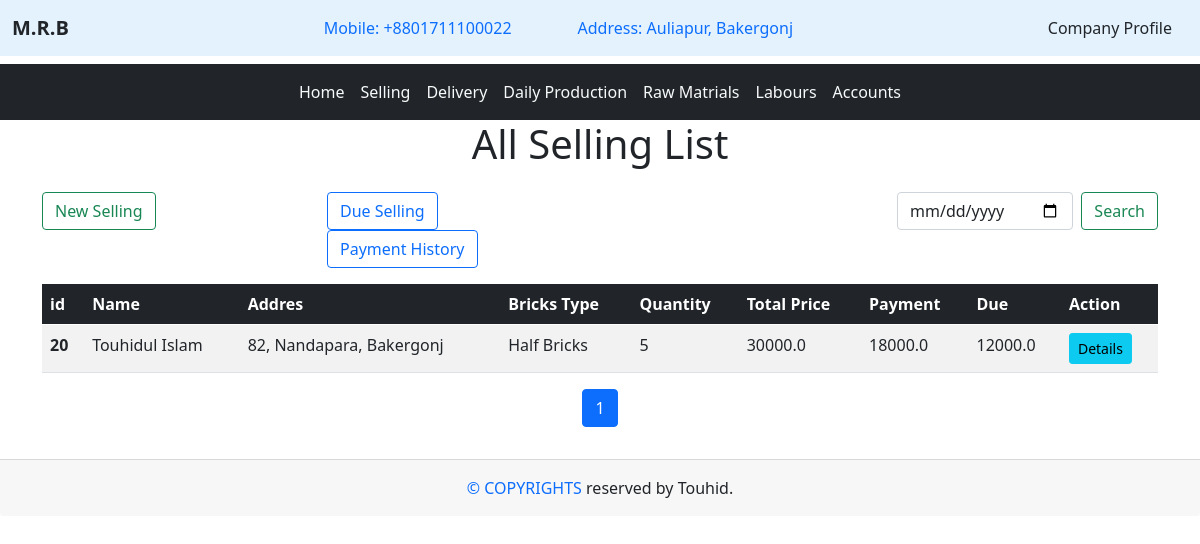
The page /selling/?queryset=20 (signed in) on the database its author committed.
### home/models.py (models this page shows, shortened)
class Company(models.Model):
    cname = models.TextField(max_length=20)
    cmobile = models.TextField(max_length=14)
    caddress = models.TextField(max_length=100)

### selling/models.py (models this page shows, shortened)
class Selling(models.Model):
    sell_type = (
        ('Instant Selling', 'Instant Selling'),
        ('Advance Selling', 'Advance Selling'),
    )
    brick = (
        ('Number 1', 'Number 1'),
        ('Number 2', 'Number 2'),
        ('Number 3', 'Number 3'),
        ('picked', 'picked'),
        ('Half Bricks', 'Half Bricks')
    )
    selling_type = models.CharField(choices = sell_type, max_length=50)
    Bricks_type = models.CharField(choices = brick, max_length=50)
    customer_name = models.CharField(max_length=50)
    customer_address = models.CharField(max_length=200)
    customer_mobile = models.IntegerField()
    product_rate = models.IntegerField()
    product_quantity = models.IntegerField()
    total_price = models.FloatField()
    payment = models.FloatField()
    commission = models.IntegerField(default = 0)
    due = models.FloatField(default = 0)
    is_pending = models.BooleanField(default = False)
    is_delivered = models.BooleanField(default = False)
    issue_date = models.DateTimeField(auto_now = True, null = True)

### selling/views.py (the view, shortened to what this page needs)
# urls.py: path('selling/', include('selling.urls')),
@login_required
def selling(request):
    all_sell = Selling.objects.filter(is_pending = False).order_by('-id')
    paginator = Paginator(all_sell, 10)  # Number of items per page
    page_number = request.GET.get('page')
    try:
        page_data = paginator.page(page_number)
    except PageNotAnInteger:
        page_data = paginator.page(1)
    except EmptyPage:
        page_data = paginator.page(paginator.num_pages)
    cprofile = get_object_or_404(Company, id=1)
    key_value = request.GET.get('queryset')
    queryset = None
    if key_value:
        queryset = Selling.objects.filter(id__in=key_value.split(','))
    context = {
        'all_sell' : page_data,
        'queryset' : queryset,
        'profile': cprofile
    }
    return render(request, 'selling/selling.html', context)

### Templates/selling/selling.html (shortened to what this page needs)
{% extends "base.html" %}
{% block content %}
<div class="container">
    <h1 class="text-center">All Selling List</h1>
    <div class="row pt-3">
        <div class="col-md-3">
            <button type="button" class="btn btn-outline-success" data-bs-toggle="modal" data-bs-target="#instantSelling">New Selling</button>
        </div>
        <div class="col-md-3">
            <a href="{% url "due_list" %}" class="btn btn-outline-primary">Due Selling</a>
            <a href="{% url "payment_history" %}" class="btn btn-outline-primary">Payment History</a>
        </div>
        <div class="col-md-3"></div>
        <div class="col-md-3">
            <form class="d-flex" role="search" method="POST" action="{% url 'search_selling' %}">
                <input class="form-control me-2" type="date" placeholder="Search" name="search_selling" aria-label="Search">
                <button class="btn btn-outline-success" type="submit">Search</button>
            </form>
        </div>
    </div>
    <div class="row mt-3">
        <div class="col-md-12">
            <table class="table table-striped">
                <thead class="table-dark">
                    <tr >
                        <th scope="col">id</th>
                        <th scope="col">Name</th>
                        <th scope="col">Addres</th>
                        <th scope="col">Bricks Type</th>
                        <th scope="col">Quantity</th>
                        <th scope="col">Total Price</th>
                        <th scope="col">Payment</th>
                        <th scope="col">Due</th>
                        <th scope="col">Action</th>
                    </tr>
                </thead>
                <tbody>
                    {% if queryset %}
                    {% for sell in queryset %}
                    <tr>
                        <th scope="row">{{sell.id}}</th>
                        <td>{{sell.customer_name}}</td>
                        <td>{{sell.customer_address}}</td>
                        <td>{{sell.Bricks_type}}</td>
                        <td>{{sell.product_quantity}}</td>
                        <td>{{sell.total_price}}</td>
                        <td>{{sell.payment}}</td>
                        <td>{{sell.due}}</td>
                        <td><a href="{% url "sell" sell.id %}" class="btn btn-info btn-sm">Details</a></td>
                    </tr>
                    {% endfor %}
                    {% endif %}
                </tbody>
            </table>
            <div class="pagination justify-content-center">
                <ul class="pagination">
                    {% for num in all_sell.paginator.page_range %}
                        <li class="page-item {% if num == all_sell.number %}active{% endif %}">
                            <a href="?page={{ num }}" class="page-link">{{ num }}</a>
                        </li>
                    {% endfor %}
                </ul>
            </div>
        </div>
    </div>
</div>
{% endblock content %}

### Templates/base.html (shortened to what this page needs)
<!DOCTYPE html>
{% load static %}
<html lang="en">
<head>
    <link rel="stylesheet" href="{% static 'bootstrap/css/bootstrap.min.css' %}">
</head>
<body>
    <header>
        <nav class="navbar navbar-expand-lg" style="background-color: #e3f2fd;">
            <div class="container-fluid">
                <a class="navbar-brand text-dark" href="{% url "home" %}"><b>{{ profile.cname }}</b></a>
                <div class="collapse navbar-collapse" id="navbarSupportedContent">
                    <ul class="navbar-nav m-auto mb-2 mb-lg-0">
                        <li class="nav-item">
                            <a class="nav-link" aria-current="page" href="#">Mobile: {{ profile.cmobile }}</a>
                        </li>
                        <li class="nav-item" style="margin-left: 50px;">
                            <a class="nav-link" aria-current="page" href="#">Address: {{ profile.caddress }}</a>
                        </li>
                    </ul>
                    <div class="d-flex" role="search">
                        <a href="{% url 'company' %}" class="nav-link text-dark">Company Profile</a>
                    </div>
                </div>
            </div>
        </nav>
    </header>
    <div class="mt-2">
        <nav class="navbar navbar-expand-lg bg-dark">
            <div class="container-fluid">
                <div class="collapse navbar-collapse" id="navbarSupportedContent">
                    <ul class="navbar-nav m-auto mb-2 mb-lg-0">
                        <li class="nav-item">
                            <a class="nav-link active text-light" aria-current="page" href="{% url 'home' %}">Home</a>
                        </li>
                        <li class="nav-item">
                            <a class="nav-link active text-light" aria-current="page" href="{% url 'selling' %}">Selling</a>
                        </li>
                        <li class="nav-item">
                            <a class="nav-link active text-light" aria-current="page" href="{% url 'delivery' %}">Delivery</a>
                        </li>
                        <li class="nav-item">
                            <a class="nav-link active text-light" aria-current="page" href="{% url 'production' %}">Daily Production</a>
                        </li>
                        <li class="nav-item">
                            <a class="nav-link active text-light" aria-current="page" href="{% url 'raw_materials' %}">Raw Matrials</a>
                        </li>
                        <li class="nav-item">
                            <a class="nav-link active text-light" aria-current="page" href="{% url 'labours' %}">Labours</a>
                        </li>
                        <li class="nav-item">
                            <a class="nav-link active text-light" aria-current="page" href="{% url 'accounts' %}">Accounts</a>
                        </li>
                    </ul>
                </div>
            </div>
        </nav>
    </div>
    {% block content %}
    {% endblock content %}
    <footer>
        <div class="card-footer text-center p-3 mt-3">
            <span class="text-primary"><span>&#169</span> COPYRIGHTS</span> reserved by Touhid.
        </div>
    </footer>
</body>
</html>

### rows shown on the page
Company: cname "M.R.B", cmobile "+8801711100022", caddress "Auliapur, Bakergonj"
Selling: id "20", customer_name "Touhidul Islam", customer_address "82, Nandapara, Bakergonj", Bricks_type "Half Bricks", product_quantity "5", total_price "30000.0", payment "18000.0", due "12000.0"

### other values the page prints
{{ num }} "1"
